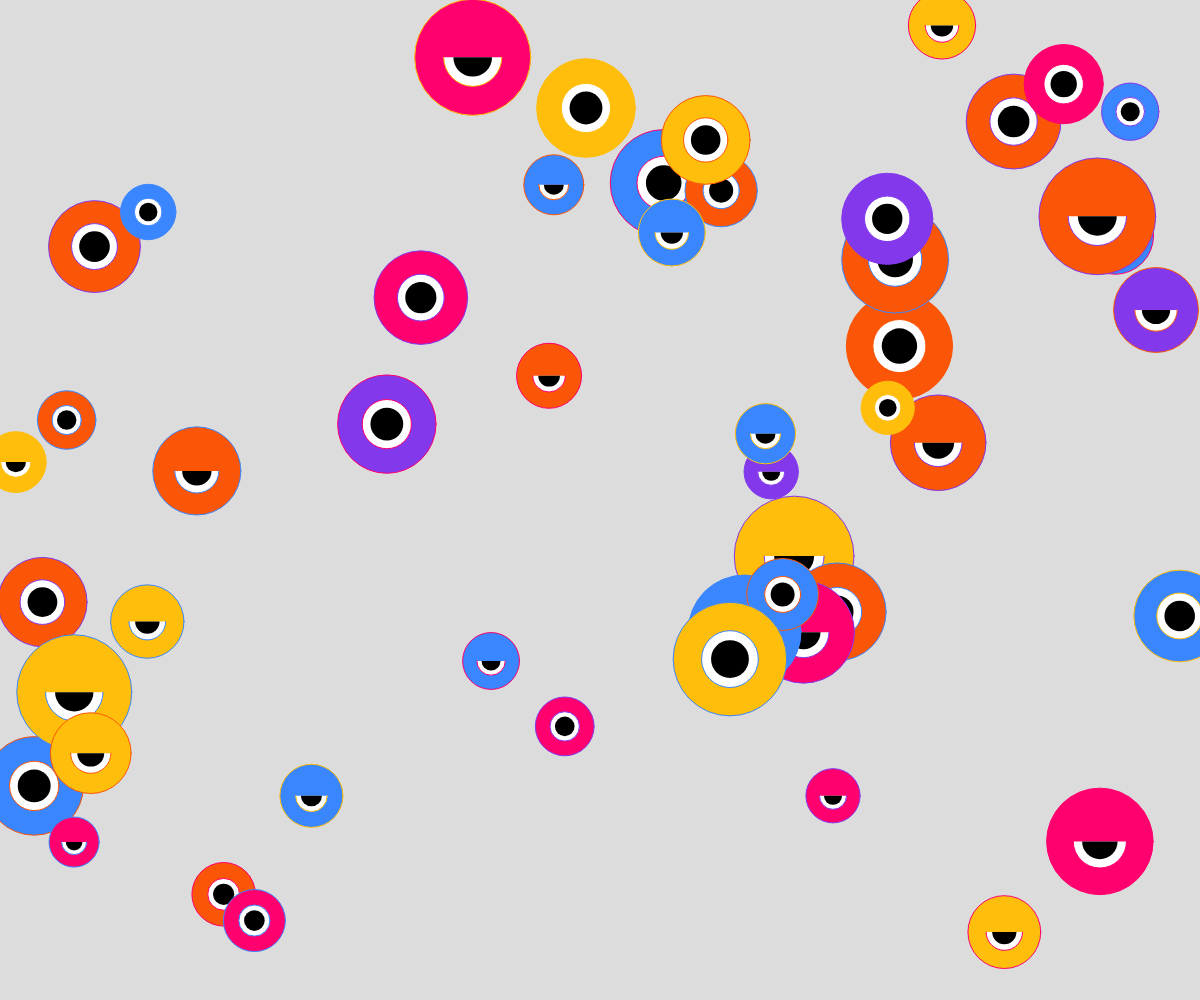
Frame 1 (no input)
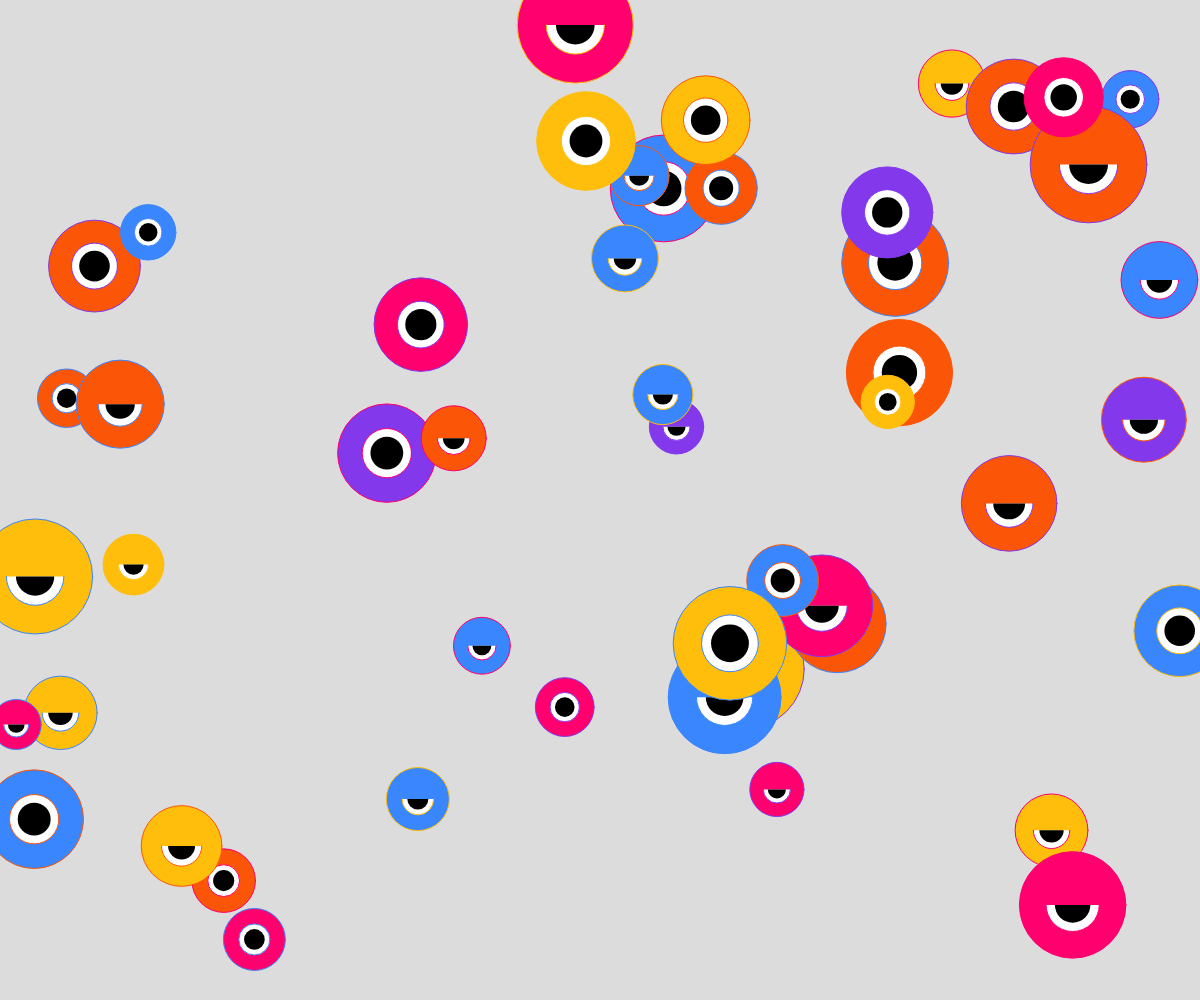
Frame 60 (no input)
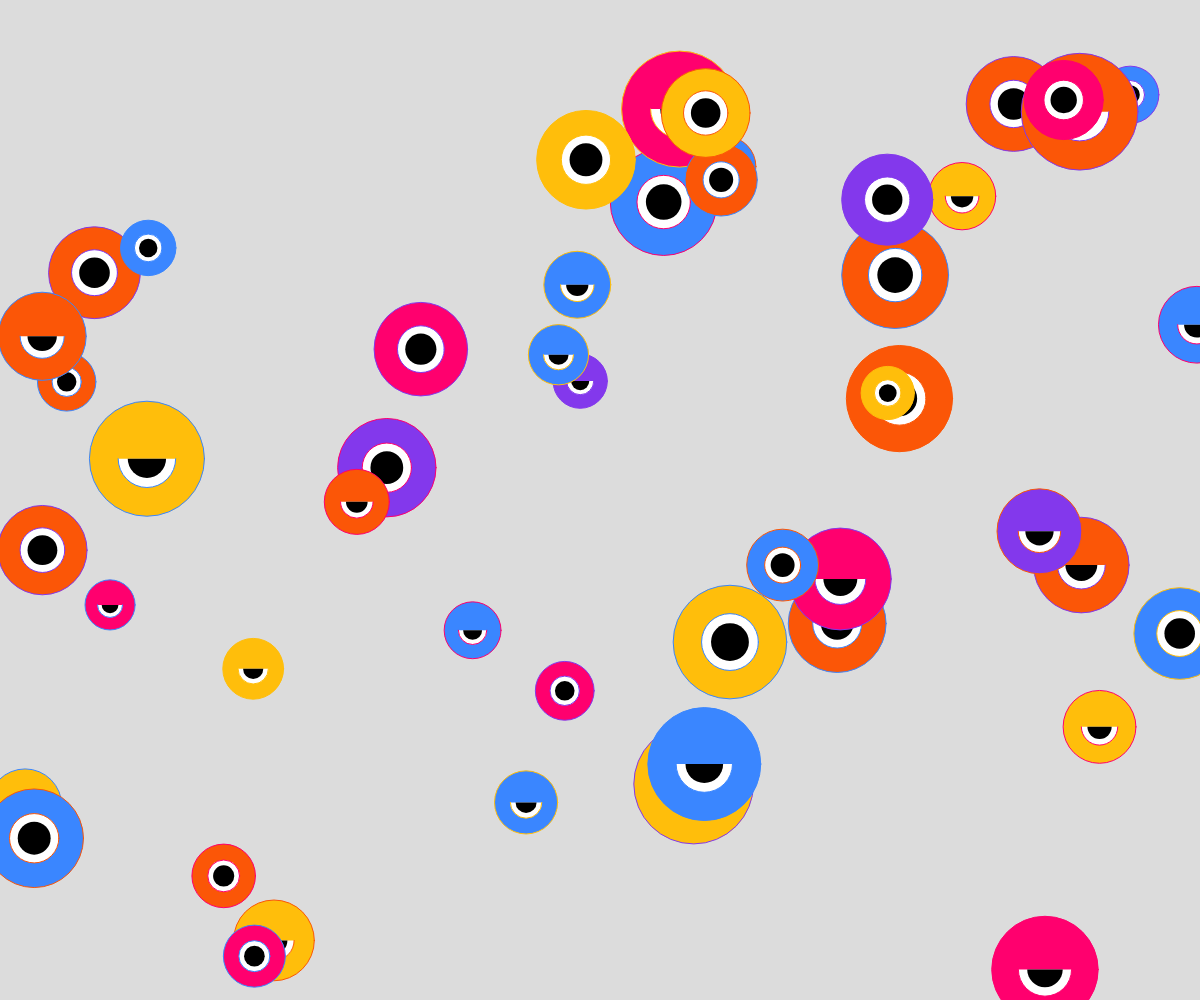
Frame 120 (the mouse pressed at the canvas centre since frame 60)

The p5.js sketch that drew these frames (run headless with seeded random() and noise() and a simulated clock; from frame 60 on, the mouse is pressed at the canvas centre):

// p5.js sketch
// ── sketch.js
var colors = "ffbe0b-fb5607-ff006e-8338ec-3a86ff".split("-").map(a=>"#"+a)
var line_colors = "ffbe0b-fb5607-ff006e-8338ec-3a86ff".split("-").map(a=>"#"+a)
// 宣告一個球的物件，為一個陣列，陣列內可以放很多球的資訊
var balls = []  //所有球的資料內容
var ball  //正在處理的球
class ball_class{  //宣告一個ball_class物件，
  constructor(args){  //描述物件的初始值，只有設定物件的資料內容
    this.p = args.p || {x:width/2,y:height/2}; //球的位置
    this.r = args.r || random(50,120)  //球的大小
    this.color = args.color || random(colors)  //球的顏色，color函數為顏色設定值
    this.v = args.v || {x:random(-2,2),y:random(-2,2)}   //球的移動速度，有兩個屬性(x,y)，移動的速度
    this.line_color = args.line_color || random(line_colors)  //圓的框線顏色
    this.a = args.a || {x:0,y:random(0.7,1.2)}  //加速度
    this.mode =random(["happy","bad"])
  }
  draw(){   //畫出物件畫面的程式碼，一個物件繪出的程式碼
    push()
      translate(this.p.x,this.p.y) //把圓點(0,0)設定到圓心上
      stroke(this.line_color)
      fill(this.color)
      ellipse(0,0,this.r)
    // ellipse(this.p.x,this.p.y,this.r-50)
      if(this.mode=="happy"){
        fill(255)
        arc(0,0,this.r/2,this.r/2,0,PI*2)
        fill(0)
        noStroke()
        arc(0,0,this.r/3,this.r/3,0,PI*2)
      }
      else{
        fill(255)
        arc(0,0,this.r/2,this.r/2,0,PI)
        fill(0)
        noStroke()
        arc(0,0,this.r/3,this.r/3,0,PI)
      }

      pop()  //把圓點恢復到左上角
    
  }
  update(){  //物件移動更新後的程式碼
    if(this.mode == "happy"){
      this.p.y = this.p.y + sin(frameCount/10+this.r) *(this.r/10)
    }
    else{
      this.p.x = this.p.x + this.v.x   //x軸
      this.p.y = this.p.y + this.v.y   //y軸
    }
    
    // this.v.y = this.v.y + this.a.y   //把往下的速度，每次加一個a的值
    //a值為正，this.v.y碰到地時，會變成負值，如果兩數相加，this.v.y就會慢慢變成0
    //發現越跳越高，使用*0.99產生一個摩擦力
    // this.v.x = this.v.x * 0.99
    // this.v.y = this.v.y * 0.99
    if(this.p.x<0){  //碰到視窗左邊
      this.v.x = -this.v.x
    }
    if(this.p.x>width){  //碰到視窗右邊
      this.v.x = -this.v.x
    }
    if(this.p.y<0){   //碰到視窗上邊
      this.v.y = -this.v.y
    }
    if(this.p.y>height){  //碰到視窗下邊
      this.v.y= -this.v.y
    }
  }
}


function setup() {
  createCanvas(windowWidth, windowHeight);
  for(i=0;i<50;i=i+1){  //產生多個球資料(20顆球)
    ball = new ball_class({  //傳一串參數值到class內
    v:{x:random(-2,2),y:random(-2,2)},
    p:{x:random(0,width),y:random(0,height)},
    a:{x:0,y:0}
    })
    balls.push(ball)
  }
  // print(balls)
}

function draw() {
  background(220);
  for(j=0;j<balls.length;j=j+1){
    ball = balls[j]
    ball.draw()   //繪出球的樣子
    ball.update()  //更改球的位置
  }
}
